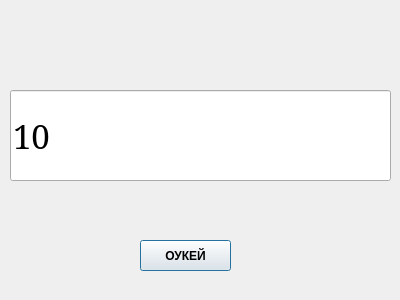
<?xml version="1.0" encoding="UTF-8"?>
<ui version="4.0">
 <class>widebtn</class>
 <widget class="QDialog" name="widebtn">
  <property name="geometry">
   <rect>
    <x>0</x>
    <y>0</y>
    <width>400</width>
    <height>300</height>
   </rect>
  </property>
  <property name="windowTitle">
   <string>Dialog</string>
  </property>
  <widget class="QLineEdit" name="widthline">
   <property name="geometry">
    <rect>
     <x>10</x>
     <y>90</y>
     <width>381</width>
     <height>91</height>
    </rect>
   </property>
   <property name="font">
    <font>
     <family>SimSun</family>
     <pointsize>25</pointsize>
    </font>
   </property>
   <property name="text">
    <string>10</string>
   </property>
  </widget>
  <widget class="QPushButton" name="widebtn_2">
   <property name="geometry">
    <rect>
     <x>140</x>
     <y>240</y>
     <width>91</width>
     <height>31</height>
    </rect>
   </property>
   <property name="font">
    <font>
     <weight>75</weight>
     <bold>true</bold>
    </font>
   </property>
   <property name="text">
    <string>ОУКЕЙ</string>
   </property>
  </widget>
 </widget>
 <resources/>
 <connections/>
</ui>
